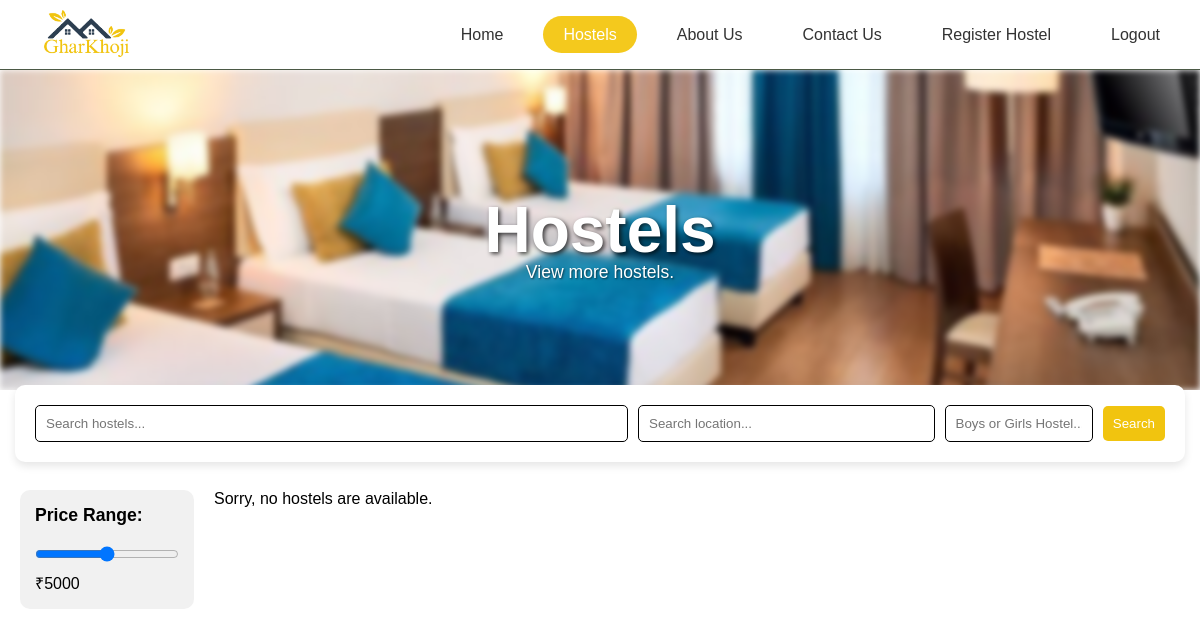
/hostels/, run on an earlier commit of the app's database.
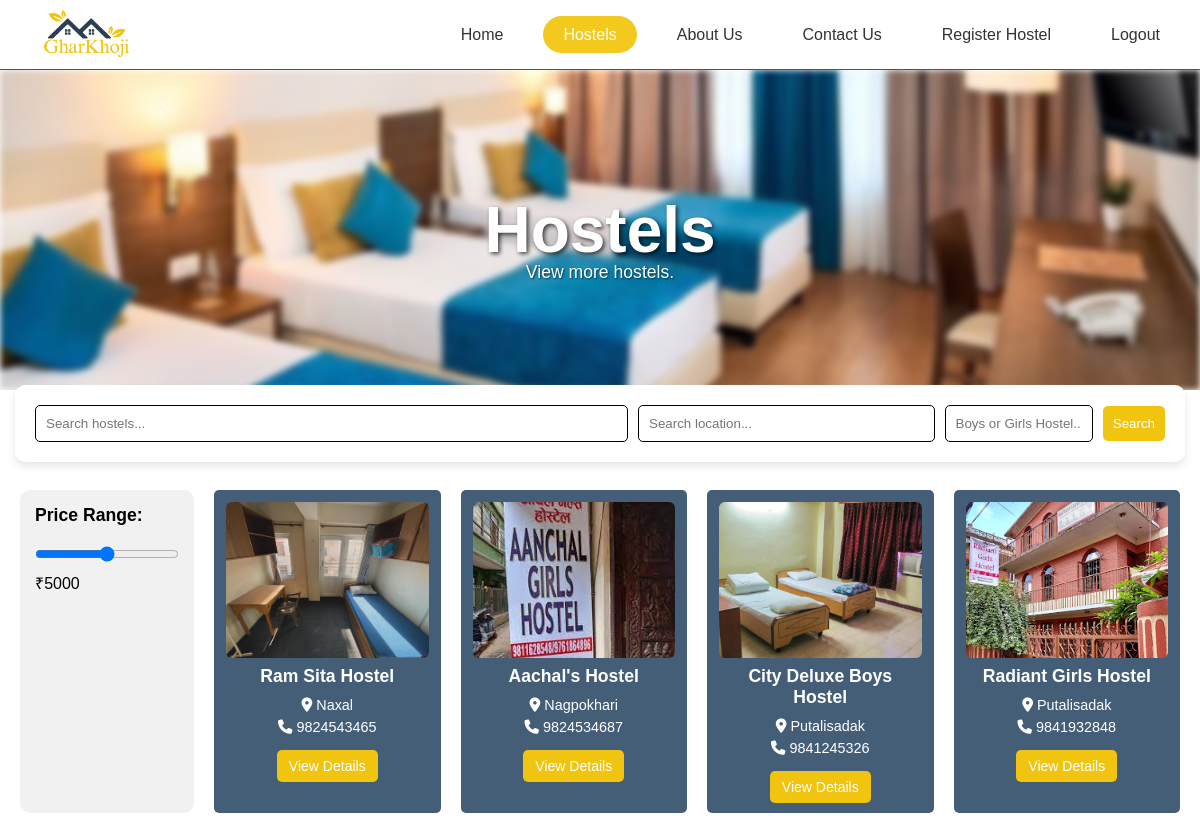
And on a later commit of the database.
### app/models.py (models this page shows, shortened)
class Hostel(models.Model):
    title = models.CharField(max_length=255)
    location = models.CharField(max_length=255)
    type = models.CharField(max_length=255)
    image1 = models.ImageField(upload_to='hostel_images/', blank=True, null=True)
    image2 = models.ImageField(upload_to='hostel_images/', blank=True, null=True)
    image3 = models.ImageField(upload_to='hostel_images/', blank=True, null=True)
    image4 = models.ImageField(upload_to='hostel_images/', blank=True, null=True)
    email = models.EmailField(max_length=255, unique=True)
    phone_number = models.CharField(max_length=15)
    description = models.TextField()
    rules = models.TextField(help_text="Enter rules separated by a newline.", blank=True)  # Store multiple rules in one field
    single_room_price = models.PositiveIntegerField(default=0)
    two_sharing_price = models.PositiveIntegerField(default=0)
    three_sharing_price = models.PositiveIntegerField(default=0)
    single_room_available = models.PositiveIntegerField(default=0)
    two_sharing_available = models.PositiveIntegerField(default=0)
    three_sharing_available = models.PositiveIntegerField(default=0)
    facilities = models.TextField(blank=True)

### app/views.py (the view)
# urls.py: path('hostels/', views.HostelPage, name='hostels'),
def HostelPage(request):
    hostels = Hostel.objects.all()  # Fetch all hostels initially
    name = request.GET.get('title')
    location = request.GET.get('location')
    hostel_type = request.GET.get('type')
    if name:
        hostels = hostels.filter(Q(title__icontains=name))
    if location:
        hostels = hostels.filter(Q(location__icontains=location))
    if hostel_type:
        hostels = hostels.filter(Q(type__icontains=hostel_type))
    return render(request, 'hostel.html', {'hostels': hostels})

### templates/hostel.html (shortened to what this page needs)
<!DOCTYPE html>
<html lang="en">
<head>
    {% load static %}
    <link rel="stylesheet" href="{% static 'css/hostels.css' %}">
    <link rel="stylesheet" href="https://cdnjs.cloudflare.com/ajax/libs/font-awesome/6.5.1/css/all.min.css">
</head>
<body>
    <header>
        <div class="logo">
            <a href="#">
                <img src="{% static 'img/logo1.png' %}" alt="GharKhoji Logo">
            </a>
        </div>
        <nav>
            <ul>
                <li class="{% if request.path == '/home/' %} active {% endif %}"><a href="{% url 'home' %}">Home</a></li>
                <li class="{% if request.path == '/hostels/' %} active {% endif %}"><a href="{% url 'hostels' %}">Hostels</a></li>
                <li class="{% if request.path == '/aboutus/' %} active {% endif %}"><a href="{% url 'aboutus' %}">About Us</a></li>
                <li class="{% if request.path == '/contactus/' %} active {% endif %}"><a href="{% url 'contactus' %}">Contact Us</a></li>
                <li><a href="#">Register Hostel</a></li>
                <li><a href="{% url 'logout' %}" class="logout-btn">Logout</a></li>
            </ul>
        </nav>
    </header>
    <main>
        <section class="image">
            <div class="hostel-image-container">
                <img src="{% static 'aboutimg/hostellistitng.jpg' %}" alt="GharKhoji Banner">
                <h1>Hostels</h1>
                <p>View more hostels.</p>
            </div>
        </section>
        <form method="GET" action="{% url 'hostels' %}">
            <div class="search-section">
                <div class="search-container">
                    <div class="search-box">
                        <input type="text" placeholder="Search hostels..." class="search-input" name="title">
                    </div>
                    <div class="location-box">
                        <input type="text" placeholder="Search location..." class="location-input" name="location">
                    </div>
                    <div class="hostel-type-box">
                        <input type="text" placeholder="Boys or Girls Hostel..." class="type-input" name="type">
                    </div>
                    <div class="search-btn-box">
                        <button type="submit" class="search-btn">Search</button>
                    </div>
                </div>
            </div>
        </form>
        <div class="hostel-filter-container">
            <div class="price-filter">
                <label for="price-range">Price Range:</label>
                <input type="range" id="price-range" name="price-range" min="0" max="10000" step="500" value="5000">
                <span id="price-value">₹5000</span>
            </div>
            <div class="hostels-display">
                <div class="outer-card">
                    {% for hostel in hostels %}
                        <div class="inner-card">
                            <div class="image-wrapper">
                                <img src="{{ hostel.image1.url }}" alt="{{ hostel.title }}">
                            </div>
                            <div class="content">
                                <p>{{ hostel.title }}</p>
                                <span><i class="fa-solid fa-location-dot"></i> {{ hostel.location }}</span>
                                <span><i class="fa-solid fa-phone"></i> {{ hostel.phone_number }}</span>
                            </div>
                            <div class="view-details-container">
                                <a href="{% url 'hosteldetails' hostel.id %}"><button class="view-details-btn">View Details</button></a>
                            </div>
                        </div>
                    {% empty %}
                        <p>Sorry, no hostels are available.</p>
                    {% endfor %}
                </div>
            </div>
        </div>
    </main>
</body>
</html>

### static/css/hostels.css (style rules this page uses)
* { margin: 0; padding: 0; font-family: Arial, sans-serif; box-sizing: border-box; }
header { display: flex; justify-content: space-between; align-items: center; padding: 0 20px; height: 70px; border-bottom: 1px solid #4B5945; position: fixed; top: 0; left: 0; right: 0; width: 100%; z-index: 1000; background-color: #fff; }
header .logo { flex: 0 0 auto; }
header .logo img { height: 100%; max-height: 60px; width: auto; }
nav { flex: 1; text-align: right; }
nav ul { display: flex; list-style: none; gap: 20px; justify-content: flex-end; margin: 0; }
nav ul li a { text-decoration: none; color: #333; font-size: 16px; font-weight: 500; padding: 10px 20px; border-radius: 20px; transition: 0.3s ease-in-out; }
nav ul li.active a { background-color: #f4c91d; color: #ffffff; border-radius: 25px; font-weight: 500; }
.image { display: flex; justify-content: center; align-items: center; margin-top: 70px; }
.hostel-image-container { width: 100%; height: 40vh; display: flex; justify-content: center; align-items: center; overflow: hidden; }
.hostel-image-container img { width: 100%; height: 100%; object-fit: cover; object-position: center 45%; filter: blur(3px); }
.hostel-image-container h1 { position: absolute; color: white; font-size: 4rem; font-weight: bold; text-shadow: 2px 2px 4px rgba(0, 0, 0, 0.7); text-align: center; padding: 0px 30px; }
.hostel-image-container p { position: absolute; color: white; font-size: 1.1rem; margin-top: 85px; text-shadow: 1px 1px 2px rgba(0, 0, 0, 0.6); }
.search-section { position: absolute; width:100%; margin-top: -20px; padding:15px; }
.search-container { display: flex; justify-content: space-between; align-items: center; gap: 10px; background-color: #ffffff; padding: 20px; border-radius: 10px; box-shadow: 0 4px 8px rgba(0, 0, 0, 0.1); }
.location-box { flex: 1; }
.search-box { flex: 2; }
.hostel-type-box { flex: 0.5; }
.search-input, .location-input, .type-input { width: 100%; padding: 10px; border-radius: 5px; border: 1.2px solid black; }
.search-btn-box { flex: 0.2; }
.search-btn { width: 100%; padding: 10px; background-color: #F1C40F; color: rgb(255, 255, 255); border: none; border-radius: 5px; cursor: pointer; }
.hostel-filter-container { display: flex; justify-content: space-between; padding: 20px; margin-top: 80px; }
.price-filter { flex: 0 0 15%; background-color: #f1f1f1; padding: 15px; border-radius: 10px; }
.price-filter label { font-size: 1.1rem; font-weight: bold; display: block; margin-bottom: 10px; }
#price-range { width: 100%; margin: 10px 0; }
#price-value { font-size: 1rem; font-weight: normal; }
.hostels-display { flex: 1; padding-left: 20px; display: flex; flex-wrap: wrap; gap: 15px; }
.outer-card { display: grid; grid-template-columns: repeat(4, 1fr); gap: 20px; width: 100%; }
.inner-card { background-color: #445e78; border-radius: 5px; width: 100%; margin: 0 auto; overflow: hidden; }
.image-wrapper { width: 100%; height: 180px; overflow: hidden; }
.image-wrapper img { width: 100%; height: 100%; object-fit: cover; padding: 12px; border-radius: 18px; }
.content { padding: 15px; text-align: center; }
.content p { font-size: 1.1rem; font-weight: bold; color: #fff; margin-top: -19px; margin-bottom: 10px; }
.content span { display: block; font-size: 0.9rem; color: #fff; margin-top: 6px; }
.view-details-container { text-align: center; margin-bottom: 10px; }
.view-details-btn { background-color: #F1C40F; color: white; font-size: 14px; padding: 8px 12px; border: none; border-radius: 5px; cursor: pointer; transition: 0.3s ease-in-out; }

What changed in the data, as far as the page shows it:
added Hostel: image1 (picture), title "Ram Sita Hostel", location "Naxal", phone_number "9824543465"
added Hostel: image1 (picture), title "Aachal's Hostel", location "Nagpokhari", phone_number "9824534687"
added Hostel: image1 (picture), title "City Deluxe Boys Hostel", location "Putalisadak", phone_number "9841245326"
added Hostel: image1 (picture), title "Radiant Girls Hostel", location "Putalisadak", phone_number "9841932848"
Also different on the page:
text no longer shown: "Sorry, no hostels are available."
